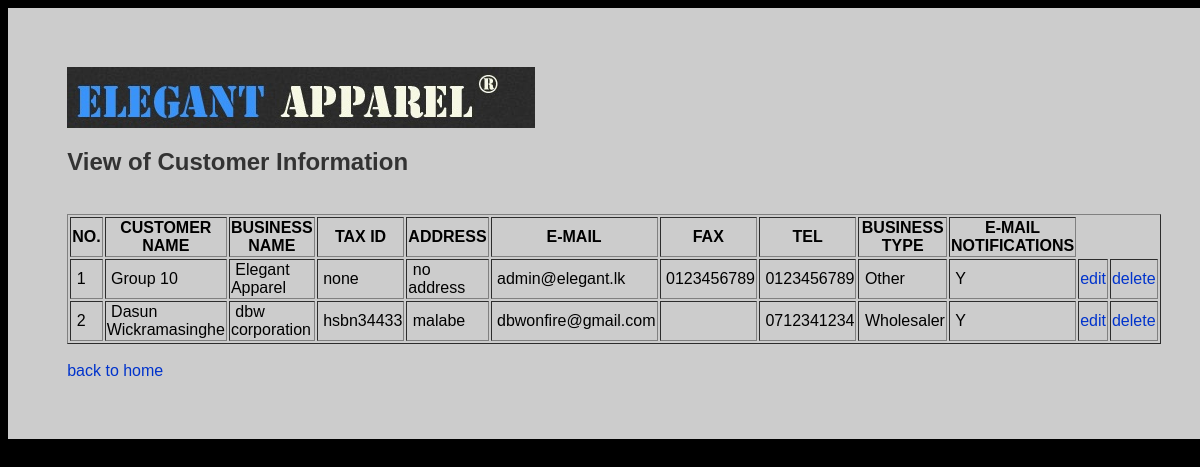
The page /members/admin/view_user_info.php (signed in) on the database its author committed.
### tables this page shows
CREATE TABLE `customer_info` (
  `customer_name` varchar(45) NOT NULL,
  `biz_name` varchar(45) NOT NULL,
  `tax_id` varchar(15) NOT NULL,
  `address` varchar(150) NOT NULL,
  `email` varchar(45) NOT NULL,
  `fax` varchar(45) NOT NULL,
  `tel` varchar(45) NOT NULL,
  `username` varchar(45) NOT NULL,
  `password` varchar(45) NOT NULL,
  `biz_type` enum('Wholesaler','Retailer','Distributor','Other') DEFAULT NULL,
  `email_notification` enum('N','Y') DEFAULT NULL,
  `id` int(10) unsigned NOT NULL AUTO_INCREMENT,
  PRIMARY KEY (`id`)
);

### members/admin/view_user_info.php (the view, shortened to what this page needs)
<?php
	$mess = "";
?>
<html>
<head>
<link href="../../css/style.css" rel="stylesheet" type="text/css">
</head>
<body>
<div id="admin_table">
		<img src="../../images/logo.jpg" width="468" height="61">
<h2>View of Customer Information</h2>
		<?php
			echo "$mess<br>";
		?>
<?php
	$query = "SELECT   id, customer_name, biz_name, tax_id, address, email, fax, tel, biz_type, email_notification, username FROM
				customer_info";
	$result=mysql_query($query);
	echo "<table border=1 width=100%>\n";
	echo "
		<tr>
		<th>NO.</th>
		<th>CUSTOMER NAME</th>
		<th>BUSINESS NAME</th>
		<th>TAX ID</th>
		<th>ADDRESS</th>
		<th>E-MAIL</th>
		<th>FAX</th>
		<th>TEL</th>
		<th>BUSINESS TYPE</th>
		<th>E-MAIL NOTIFICATIONS</th>
		</tr>";
	while($myrow=mysql_fetch_row($result))  {
		echo "<tr>";
		for($f=0;$f<mysql_num_fields($result)-1;$f++)  {
			echo "<td>&nbsp;".htmlspecialchars($myrow[$f]);
		}
		echo "<td width='5%' align='center'><a href='./edit_user_info.php?cname=".urlencode($myrow[10])."'>edit</a>";
		echo "<td width='5%' align='center'><a onClick='return delete_test()' href='?uname_d=".urlencode($myrow[10
])."'>delete</a>";
	}
	echo "</table>\n <br>";
	echo "<a href='../../index.php'>back to home</a>";
?>
</div>
</body>
</html>

### css/style.css (style rules this page uses)
body { background-color: #000; }
a:link { color: #F7F7F7; text-decoration: none; }
#admin_table { font-family: Verdana, Geneva, sans-serif; color: #333; background-color: #CCC; padding: 5%; float: left; }
#admin_table a { color: #03C; font-family: Verdana, Geneva, sans-serif; }

### rows shown on the page
customer_info: id "1", customer_name "Group 10", biz_name "Elegant Apparel", tax "none", address "no address", email "admin@elegant.lk", fax "0123456789", tel "0123456789", biz_type "Other", email_notification "Y"
customer_info: id "2", customer_name "Dasun Wickramasinghe", biz_name "dbw corporation", tax "hsbn34433", address "malabe", email "dbwonfire@gmail.com", tel "0712341234", biz_type "Wholesaler", email_notification "Y"
